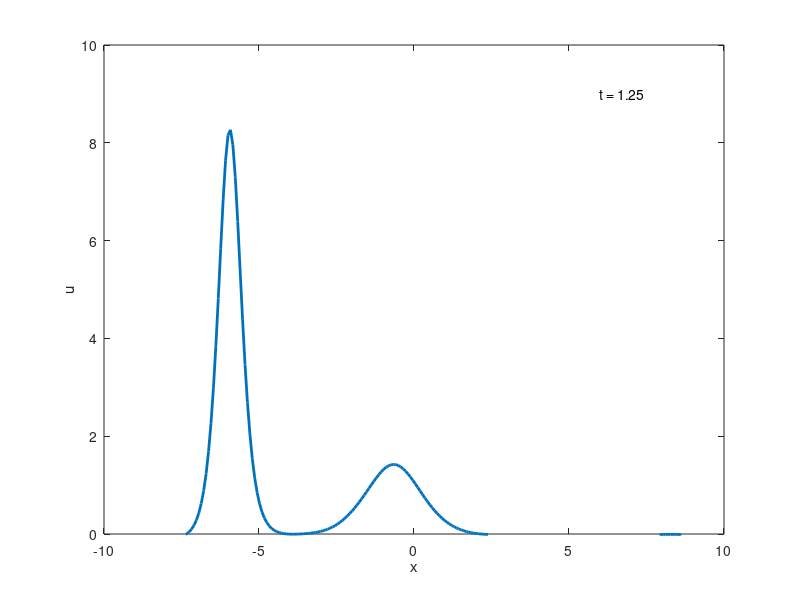
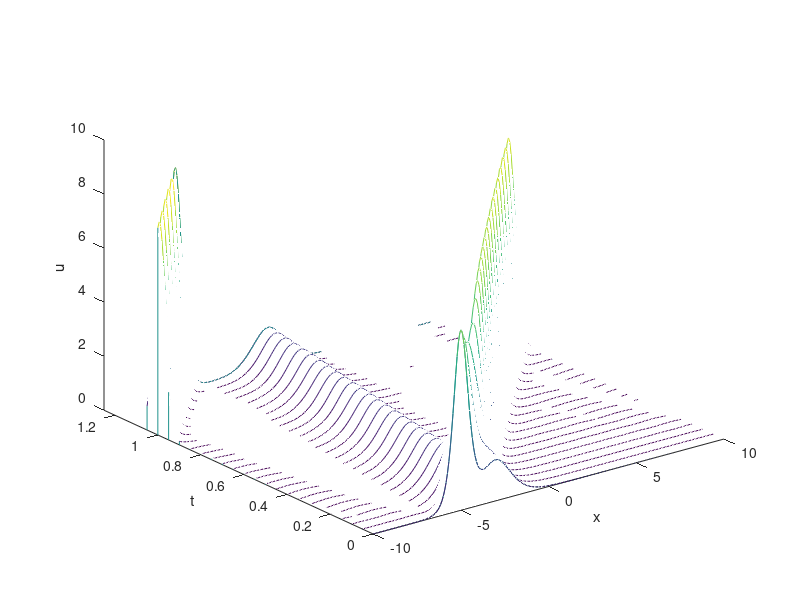

The MATLAB source for these figures, in order:
%%Afin asimetrico de orden q
q=4;
N = 256;
x = linspace(-10,10,N);
Dx = x(2) - x(1);
Dk = 2*pi/(N*Dx);

k = [0:Dk:(N/2-1)*Dk,0,-(N/2-1)*Dk:Dk:-Dk];
c_1=13;
c_2 =3;

u = 1/2*c_1*(sech(sqrt(c_1)*(x+5)/2)).^2 + 1/2*c_2*(sech(sqrt(c_2)*(x+3)/2)).^2;

Dt = 0.0001;
t=0;




U = fft(u);

tmax = 1.25; nplt = floor((tmax/100)/Dt); nmax = round(tmax/Dt);

UData = u'; TData = 0;
gammas4 = [2/3 2/3 -1/6 -1/6];

y = zeros(4, length(u));


for i = 1:nmax
    t = i*Dt;
    
    y(1,:) = U;
    y(2,:) = U;
    y(3,:) = U;
    y(4,:) = U;
        for j=1:q
                for s = 1:j
                    %y = lieTrotterPlus(Dt/labindex, y, k);
                    %parte lineal
                    y(j,:) = y(j,:).*exp(1i*k.^3*Dt/j);
    
                    %%parte no lineal
                    y(j,:) = y(j,:) - (3i*k*Dt/j).*fft(real(ifft(y(j,:))).^2);
                end
        y(j,:) = gammas4(j)*y(j,:);
        end
    for s = 2:q
       y(1,:) = y(1,:) + y(s,:); 
    end
    U = y(1,:);
    if mod(i,nplt) == 0
        u = real(ifft(U));
        UData = [UData u']; TData = [TData t];
        if mod(i,4*nplt) == 0
            plot(x,u,'LineWidth',2)
            axis([-10 10 0 10])
            xlabel('x')
            ylabel('u')
            text(6,9,['t = ',num2str(t,'%1.2f')],'FontSize',10)
            drawnow
        end
    end
end

figure

waterfall(x,TData(1:4:end),UData(:,1:4:end)')
xlabel x, ylabel t, axis([-10 10 0 tmax 0 10]), grid off
zlabel u


